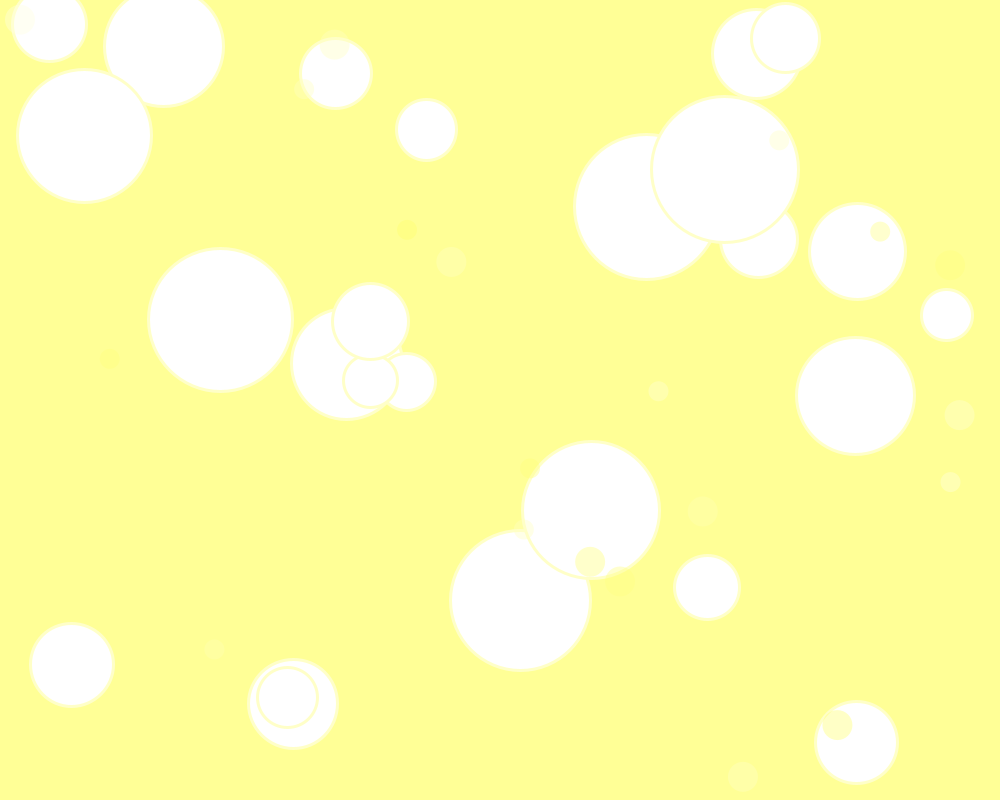
Frame 1 (no input)
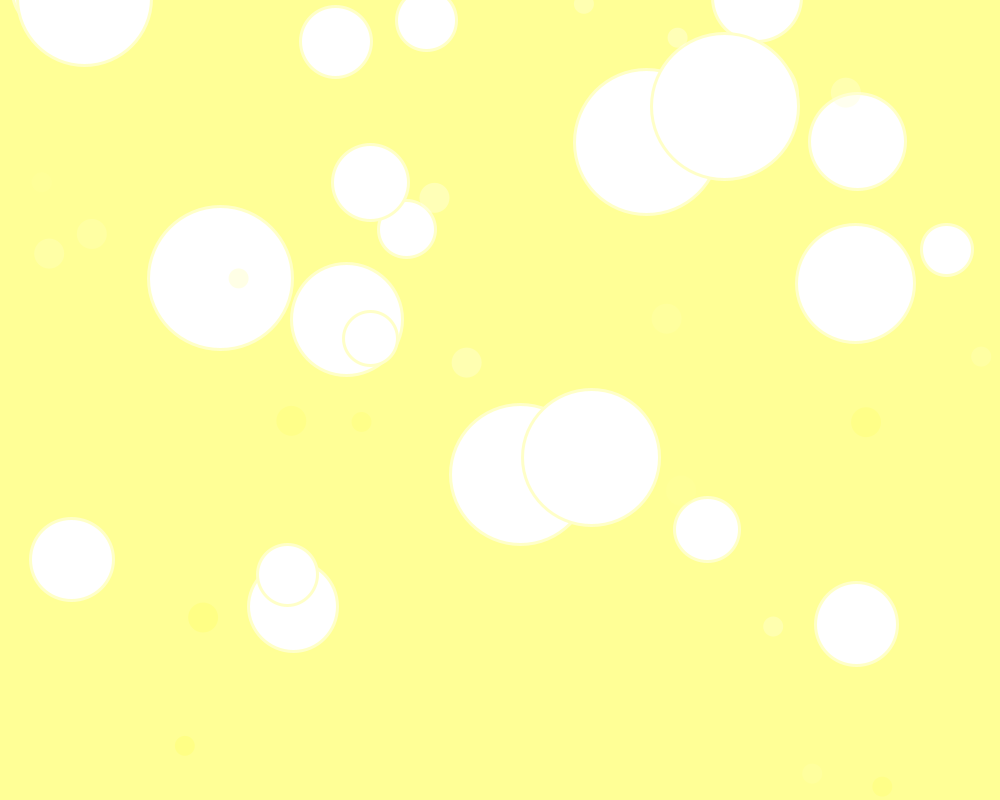
Frame 60 (the mouse pressed at the canvas centre just before this capture)
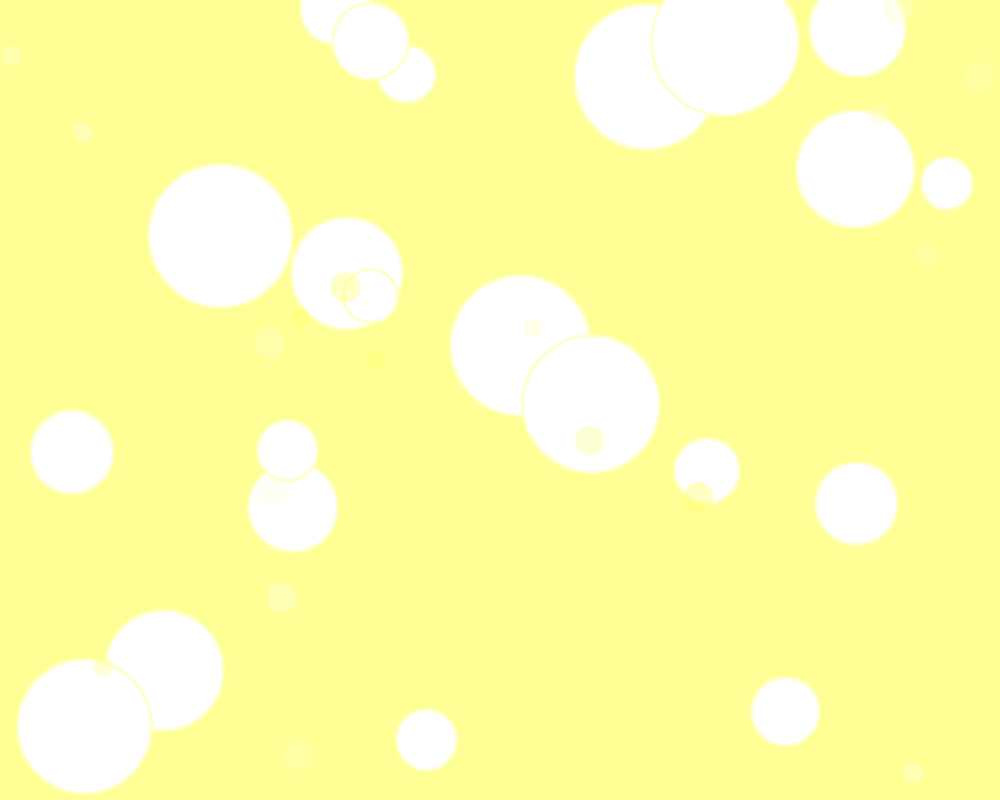
Frame 120 (the mouse held since frame 60 and released just before this capture)

The Processing sketch that drew these frames (run headless with seeded random() and noise(); from frame 60 on, the mouse is pressed at the canvas centre):

// Processing sketch: processing_34297
// ── processing_34297.pde

ColorSpot[] sp = new ColorSpot[25];

void setup() {
  size(1000, 800);
  noStroke();
  smooth();
  colorMode(RGB);
  background(255,255, 150);

  for (int i = 0; i < sp.length; i++) {
    sp[i] = new ColorSpot(
    random(width), 
    random(height), 
    random(50, 150), 
    random(0.5, 3), 
    color(255,255,255));
  }
}

void draw() {

  background(255, 255, 150);
  for (int i = 0; i < sp.length; i++) {
    sp[i].move();
    sp[i].display();
  }


  for (int i = 0; i < 10; i++) {
    fill(255,255,random(100,255), 100);
    noStroke();
    ellipse(random(width), random(height), 20, 20);
    ellipse(random(width), random(height), 30, 30);
  }
}


void mousePressed() {
  ellipse(mouseX, mouseY, 70, 70);
}


//Spotクラスを定義
class Spot {
  //属性を定義
  float x, y, diameter, speed; // x座標, y座標, 直径, 速さ

  //コンストラクタを定義
  Spot(float _x, float _y, float _diameter, float _speed) {
    x = _x;
    y = _y;
    diameter = _diameter;
    speed = _speed;
  }

  //移動するメソッドを定義
  void move() {
    y += -speed;
    if (y < -diameter) y = height + -diameter/2;
  }

  //表示するメソッドを定義
  void display() {
    stroke(255,255,200);
    strokeWeight(3);
    ellipse(x, y, diameter, diameter);
  }
}

//Spotクラスを継承し、ColorSpotクラスを定義
class ColorSpot extends Spot {
  //属性を定義
  color col; // 色

  //コンストラクタを定義
  ColorSpot(float _x, float _y, float _diameter, float _speed, color _col) {
    super(_x, _y, _diameter, _speed); //親クラス(Spot)のコンストラクタを呼びだす
    col = _col;
  }

  //移動するメソッドを定義
  void move() {
    super.move(); //親クラス(Spot)のメソッドを呼びだす
  }

  //表示するメソッドを定義
  void display() {
    fill(col);
    super.display();
  }
}
